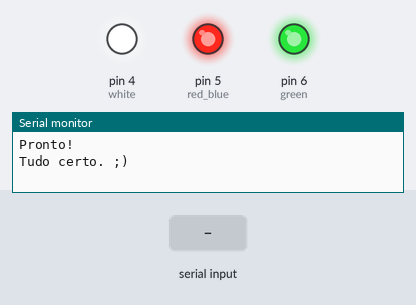
The sketch below on a simulated Arduino Uno, built with avr-gcc and run on an emulated ATmega328P. Parts: output pins drawn as LEDs (lit = HIGH), the last lines printed to the serial monitor. Inputs (shaded band) come from the test bench. EEPROM starts erased.

Above: at 1.2 s.
1.3 s: "1" received over Serial
At 2.5 s:
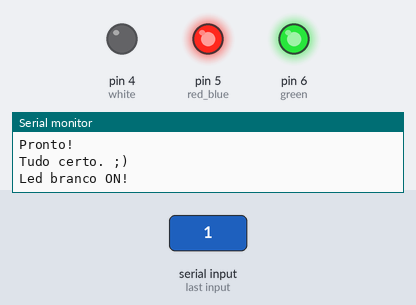
2.8 s: "2" received over Serial
At 3.7 s:
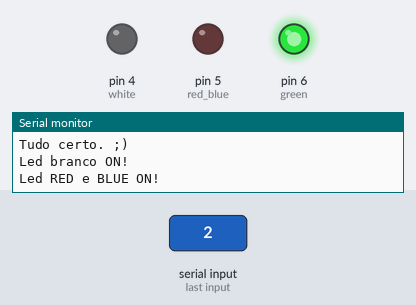
4.3 s: "3" received over Serial
At 4.8 s:
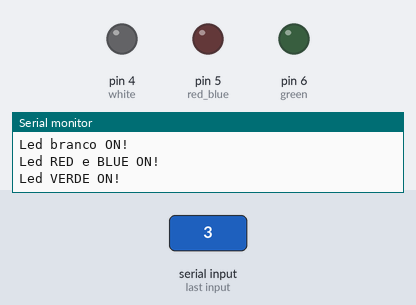
5.8 s: "1" received over Serial
At 7.0 s:
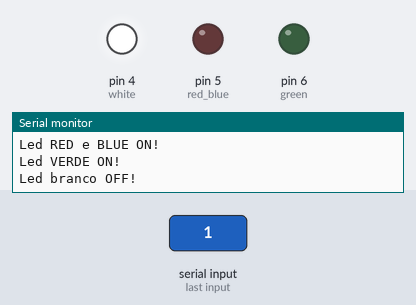
7.3 s: "2" received over Serial
At 8.4 s:
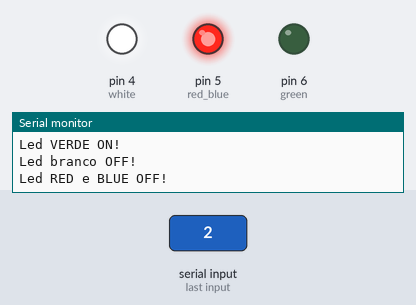
Timing chart, 0 to 9.8 s (numbered marks = the images above; inputs shaded):
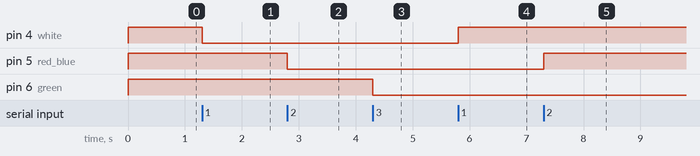

Measured:
- after the input at 1.3 s, pin 4 (white): HIGH → LOW at once
- after the input at 2.8 s, pin 5 (red_blue): HIGH → LOW at once
- after the input at 4.3 s, pin 6 (green): HIGH → LOW at once
- after the input at 5.8 s, pin 4 (white): LOW → HIGH at once
- after the input at 7.3 s, pin 5 (red_blue): LOW → HIGH at once

The sketch:

RGB_Controle.ino
```cpp
/*    AUTOR: RILDO FARIAS DEMES
      DATA: 13/11/2020
      LOCAL: BREVES-PA
*/

//========== inclue as bibliotecas, define as constantes e declara as variáveis ==========
#include <EEPROM.h>
#include <SoftwareSerial.h>

#define white 4                                  // define a cor branca no pino 4
#define red_blue 5                               // define as cores vermelha e azul no pino 5
#define green 6                                  // define a cor verde no pino 6

byte BTdata;                                     // define a variavel que recebe os dados do Bluetooth
byte serial;                                     // define a variavel que recebe os dados da Serial
boolean eeprom_white;
boolean eeprom_red_blue;
boolean eeprom_green;
SoftwareSerial Bluetooth(10, 11);                // RX, TX comunicacao serial com o bluetooth

//================== define e inicía os parametros e os pinos do arduino =================
void setup() {
 Serial.begin(9600);                             // comunicaçao serial padrao do arduino
 Bluetooth.begin(115200);                        // comunicaçao serial com o bluetooth
 boolean eeprom_white = EEPROM.read(0);          // memoria da cor branco
 boolean eeprom_red_blue = EEPROM.read(1);       // memoria da vermelho azul
 boolean eeprom_green = EEPROM.read(2);          // memoria da cor verde
 //---------------------------- printa a mensagem de inicio -------------------------------
Serial.println("Pronto!\nTudo certo. ;)");
Bluetooth.println("Pronto!\nTudo certo. ;)");
 //------------------- define os pinos dos ledes como saídas digitais ---------------------
 pinMode(white, OUTPUT);
 pinMode(red_blue, OUTPUT);
 pinMode(green, OUTPUT);
 //--------------------- recupera o utimo estado da memoria das luzes ---------------------
 digitalWrite(white, eeprom_white);
 digitalWrite(red_blue, eeprom_red_blue);
 digitalWrite(green, eeprom_green);
}
//================================== loop infinito do arduino =============================
void loop() {
  if (Bluetooth.available() || Serial.available() ){
    BTdata = Bluetooth.read();
    serial = Serial.read();
    }
  if (BTdata == 0x1 || serial == '1'){        // recebe o valor exadecimal "1" (um) e liga/desliga cor branco

    eeprom_white = !EEPROM.read(0);           // ler o locar 0 da memoria eeprom
    EEPROM.write(0,eeprom_white);             // escreve a negação no local 0 da memoria eeprom

    if (eeprom_white) {                       // bloco para desligar a luz branca
          //digitalWrite(13,LOW);
          digitalWrite(white,HIGH);
          Serial.println("Led branco OFF!");
          Bluetooth.println("Led branco OFF!");
        }
     else {                                   // bloco para ligar a luz branca
          //digitalWrite(13,HIGH);
          digitalWrite(white,LOW);
          Serial.println("Led branco ON!");
          Bluetooth.println("Led branco ON!");
        }

    BTdata = 0x0;
    serial = 0;
    }
  if (BTdata == 0x2 || serial == '2'){         // recebe o valor exadecimal "2" (dois) e liga/desliga cores vermelho e azul

    eeprom_red_blue = !EEPROM.read(1);         // ler o locar 1 da memoria eeprom
    EEPROM.write(1, eeprom_red_blue);          // escreve a negação no local 2 da memoria eeprom

    if (eeprom_red_blue) {                     // bloco para desligar a luz vermelha e azul
          //digitalWrite(13,LOW);
          digitalWrite(red_blue,HIGH);
          Serial.println("Led RED e BLUE OFF!");
          Bluetooth.println("Led RED e BLUE OFF!");
        }
     else {                                    // bloco para ligar a luz vermelha e azul
          //digitalWrite(13,HIGH);
          digitalWrite(red_blue,LOW);
          Serial.println("Led RED e BLUE ON!");
          Bluetooth.println("Led RED e BLUE ON!");
        }

    BTdata = 0x0;
    serial = 0;
    }
  if (BTdata == 0x3 || serial == '3'){        // recebe o valor exadecimal "3" (tres) e liga/desliga cor verde

    eeprom_green = !EEPROM.read(2);           // ler o locar 2 da memoria eeprom
    EEPROM.write(2, eeprom_green);            // escreve a negação no local 2 da memoria eeprom

    if (eeprom_green) {                       // bloco para desligar a luz verde
          //digitalWrite(13,LOW);
          digitalWrite(green,HIGH);
          Serial.println("Led VERDE OFF!");
          Bluetooth.println("Led VERDE OFF!");
        }
     else {                                   // bloco para ligar a luz verde
          //digitalWrite(13,HIGH);
          digitalWrite(green,LOW);
          Serial.println("Led VERDE ON!");
          Bluetooth.println("Led VERDE ON!");
        }

    BTdata = 0x0;
    serial = 0;
    }
}
```
